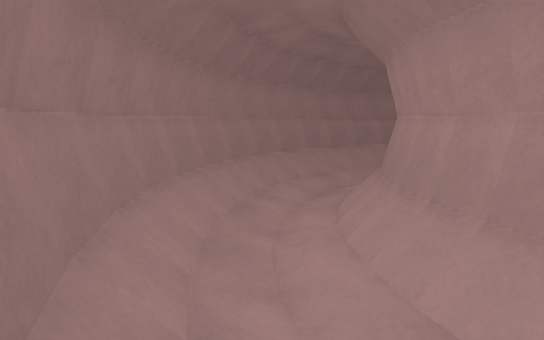
[1] (above)

12 first-person views from a walk through a 3-D level made in the Godot game engine. The camera is 1.2 m above the floor, tilts 8° down and sees 75° across. The floor is counted in squares, 1 m on a side. Each view is taken from the middle of a square. On the plan, view 1 faces up. The plan holds only what a view shows up to about 14 squares ahead; the rest is blank.

[2]
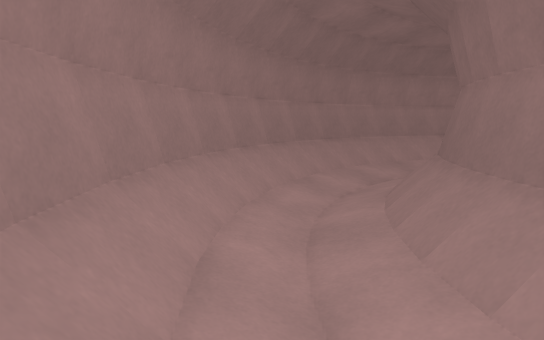

[3]
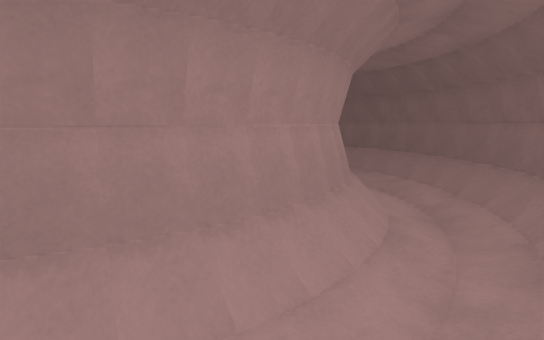

[4]
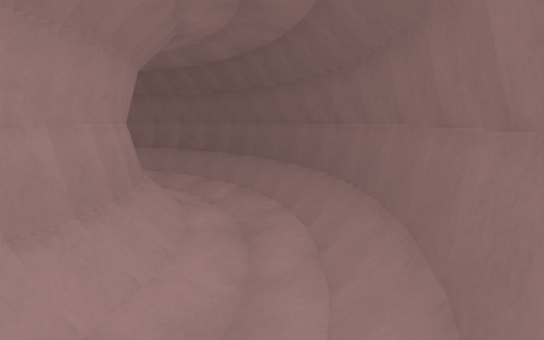

[5]
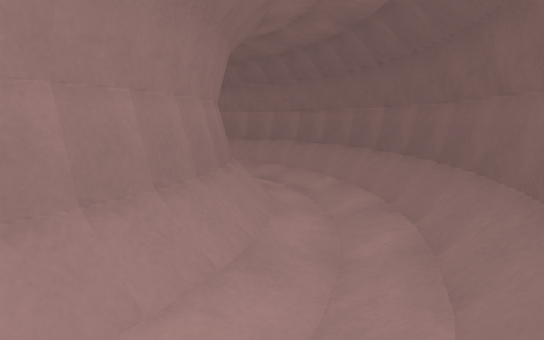

[6]
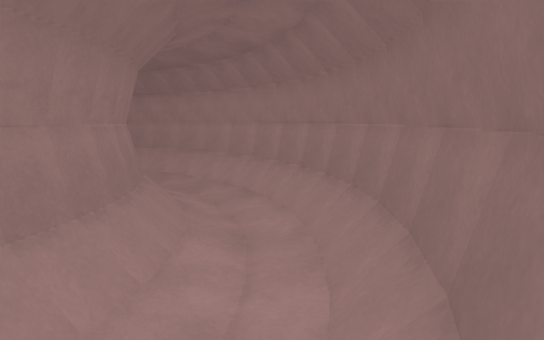

[7]
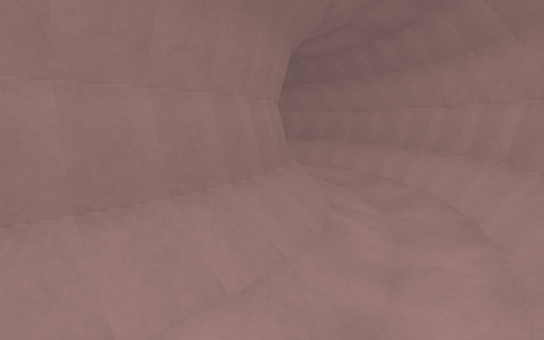

[8]
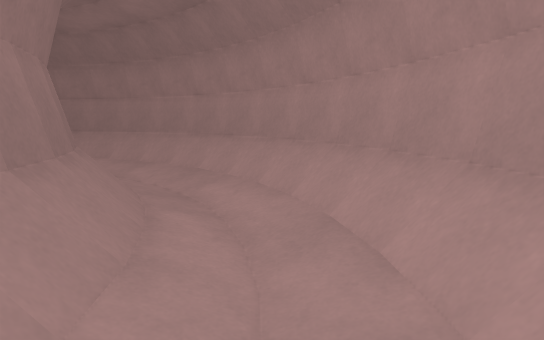

[9]
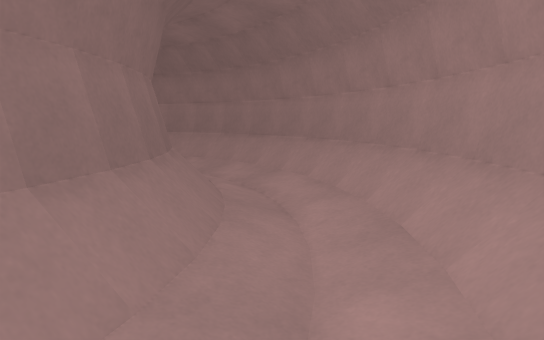

[10]
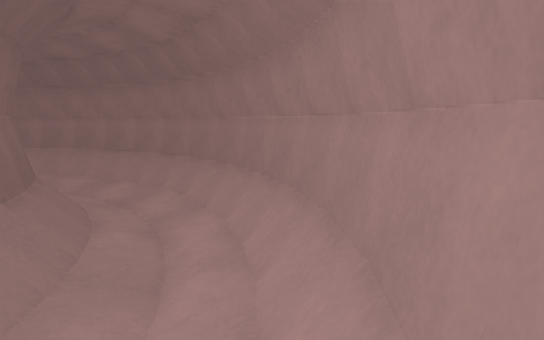

[11]
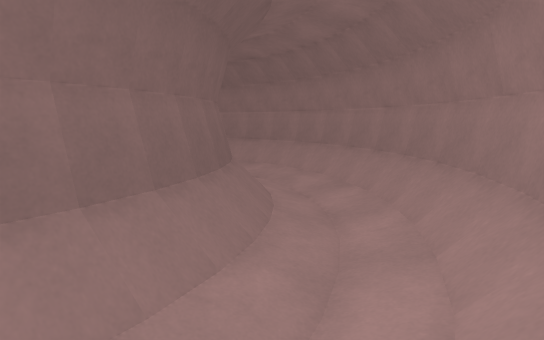

[12]
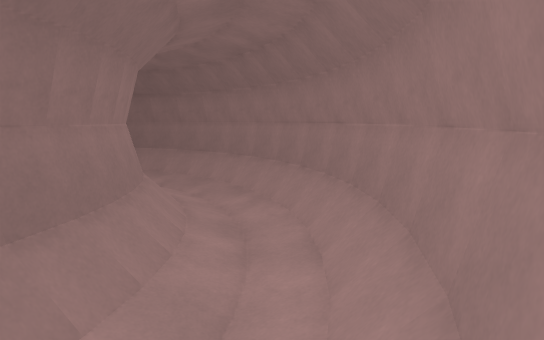

### Floor plan
Key: @ floor where view 1 was taken; # wall or solid block; . floor; / step, stairs or slope; O other object.
Columns run from 2 left of view 1 to 17 right of it. Each row starts with its distance up from view 1.
 14       ########
 13     ###//////###
 12    ##O//....//O##
 11   ##O/.//////.//##
 10  ##O///######///O##
  9  #O//###    ##O///#
  8 ##/./##      ##/./##
  7 #///##        ##///#
  6 #/./#          #/./#
  5 #/./#          #/./#
  4 #/./#          #/./#
  3 #/./#         ##/./#
  2 #///##        #O///#
  1 ##/./##      ##/./##
  0  #@//O###   ##O//O#
 -1  ##O///O### O///O##
 -2   ##//.//////.//##
 -3    ##O//....//O##
 -4     ###//////###
 -5       ########

Where each view was taken, in squares from view 1:
view 1: 0 up, 0 right, facing up
view 2: 8 up, 0 right, facing up-right
view 3: 7 up, 1 left, facing down-right
view 4: 2 up, 1 left, facing down-right
view 5: 2 down, 2 right, facing right
view 6: 4 down, 10 right, facing up-right
view 7: 2 down, 13 right, facing up
view 8: 3 up, 15 right, facing up
view 9: 7 up, 15 right, facing up-left
view 10: 9 up, 15 right, facing up-left
view 11: 11 up, 13 right, facing left
view 12: 13 up, 5 right, facing down-left
